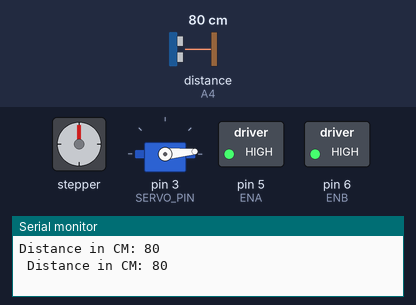
This sketch was run on a simulated Arduino Uno, built with avr-gcc and run on an emulated ATmega328P. On the bench: stepper motor, servo, switched loads named in the sketch (green lamp = pin HIGH), the last lines printed to the serial monitor. Wiring (inferred from the names in the program): ultrasonic range finder: trigger A5; echo A4; stepper motor (2048 steps per turn assumed): coils pin 7, pin 8, pin 9, pin 11. The test bench sets the inputs (shaded band); at power-on: distance to the obstacle (sensor on A4) 80 cm. The echo pulse lasts 58.3 µs per cm; pins used as bus, display or sensor lines are not drawn.

Above: at 0.05 s.
At 0.5 s:
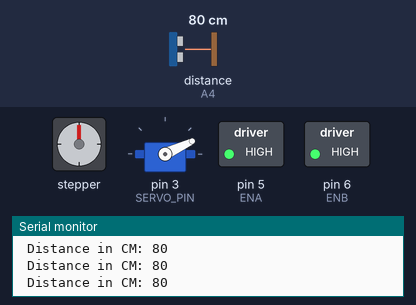
At 0.95 s:
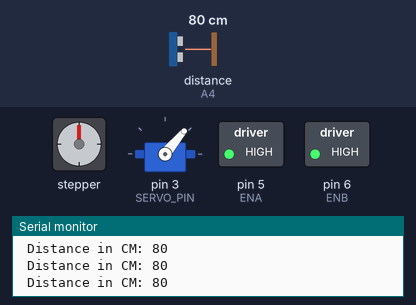
At 1.9 s:
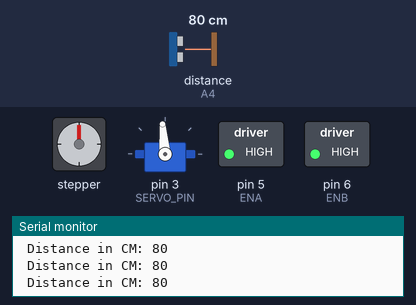
Timing chart, 0 to 4.4 s (numbered marks = the images above):
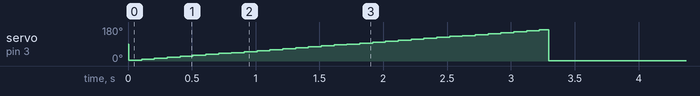

The sketch:

Ultrasonic_Car.ino
```cpp
#include <Servo.h>
#include <Stepper.h>
  //sensor macros
  #define TRIG_PIN (A5)
  #define ECHO_PIN (A4)
  #define SERVO_PIN (3)
  //Wheel macros
  #define ENA (5)
  #define IN1 (7)
  #define IN2 8
  #define IN3 9
  #define IN4 11
  #define ENB 6
  //Stepper macros
  /*
   * Curtis is testing with the stepper motor, the code will go here when he integrates it
  */
  //#define STEPS 256

  //Gyro macros
  /*
   * Curtist is testing with gyro, code will go here when he integrates it.
  */

  int distance; //in cm
  int index = 0; //index for the array
  bool goBack = false;
  int index2 = 0; //index for the servo
  int tooClose = 30; //in cm
  int upTime = 20; //in milliseconds
  int currentMap[32];
  int savedMap[32];
  int tolerance = 10; //in cm
  //Stepper myStepper(STEPS, );
  Servo myServo;

  //graph stuff

void setup() {
  //Sensor setup
  pinMode(ECHO_PIN, INPUT);
  pinMode(TRIG_PIN, OUTPUT);
  Serial.begin(9600);
  //Wheel setup
  pinMode(ENA, OUTPUT);
  pinMode(ENB, OUTPUT);
  pinMode(IN1, OUTPUT);
  pinMode(IN2, OUTPUT);
  pinMode(IN3, OUTPUT);
  pinMode(IN4, OUTPUT);
  digitalWrite(ENA, HIGH);
  digitalWrite(ENB, HIGH);
  //Stepper Setup

  //Servo Setup
  myServo.attach(SERVO_PIN);
  //Gyro Setup

  //Graph Setup

}

void loop() {
  //This is to detect from the sensor
  distance = getDistance();
  if(distance != -1){
    //Make new array if it's full
    if(index >32){
      //move elements back one
      for(index = 0; index < 31; index++){
        currentMap[index] = currentMap[index+1];
      }
      index = 32;
    }
    Serial.print("Distance in CM: ");
    Serial.println(distance);
    Serial.print(" ");
    //Write to Array
    currentMap[index] = distance;
    index++;

    //Turn Servo
    myServo.write((int) index*(180/32));
    delay(75);
    index2++;
    if(index2 > 32){
      index2 =0;
      myServo.write(1);
      delay(1800);
    }
  }

  //delay before doing it again
  delay(upTime);

  //drive the car
  if(distance < tooClose){
      stopCar();
      /*
      Here we will put the code to accept an array of values, then decide which way to turn based on the array.
      As it stands right now, it simply does what the original car does, turns until it will not hit a wall.
      */
      //Planned code: take most recent saved array from ultrasound, find the index of the max, match that to an angle to turn to, then match that angle with the gyroscope
      //Will look like:
      /* angle = getArrayMaxIndex(currentMap);
       *  (code to get the angle from index)
       *  switch to left or right to get to angle
      */
      distance = getDistance();
        while(!withinRange(getArrayMax(currentMap), distance, tolerance)){
        distance = getDistance();
        turnRight(); //This will be replaced
        delayMicroseconds(10);
        stopCar();
      }
    } else{
      moveForward();
    }


  //this moves the servo
  //We're switching to a stepper so that'll be used later
}

int getDistance(){
  int distance;
  //Sets to low
  digitalWrite(TRIG_PIN, LOW);
  delayMicroseconds(2);
  //pulse from senstor
  digitalWrite(TRIG_PIN, HIGH);
  delayMicroseconds(10);
  digitalWrite(TRIG_PIN, LOW);
  //it takes 58 microseconds per cm for the signal to come back
  distance = (int) pulseIn(ECHO_PIN, HIGH)/58;
  if(distance < 0){
      distance = -1;
      Serial.println("Out of range!!");
    }
  return distance; //returns in cm
}

void moveForward(void){
  digitalWrite(ENA, HIGH);
  digitalWrite(ENB, HIGH);
  digitalWrite(IN1, HIGH);
  digitalWrite(IN2, LOW);
  digitalWrite(IN3, LOW);
  digitalWrite(IN4, HIGH);
}

void stopCar(void){
  digitalWrite(ENA, HIGH);
  digitalWrite(ENB, HIGH);
  digitalWrite(IN1, LOW);
  digitalWrite(IN2, LOW);
  digitalWrite(IN3, LOW);
  digitalWrite(IN4, LOW);
}

void moveBackward(void){
  digitalWrite(ENA, HIGH);
  digitalWrite(ENB, HIGH);
  digitalWrite(IN1, LOW);
  digitalWrite(IN2, HIGH);
  digitalWrite(IN3, HIGH);
  digitalWrite(IN4, LOW);
}

void turnLeft(void){
  digitalWrite(ENA, HIGH);
  digitalWrite(ENB, HIGH);
  digitalWrite(IN1, LOW);
  digitalWrite(IN2, HIGH);
  digitalWrite(IN3, LOW);
  digitalWrite(IN4, HIGH);
}

void turnRight(void){
  digitalWrite(ENA, HIGH);
  digitalWrite(ENB, HIGH);
  digitalWrite(IN1, HIGH);
  digitalWrite(IN2, LOW);
  digitalWrite(IN3, HIGH);
  digitalWrite(IN4, LOW);
}

int getArrayMax(int myArray[]){
  //returns index of maximum of an array
  int index = 0;
  int current;
  int high = myArray[0];
  int result = 0;
  while(myArray[index] != NULL){
    current = myArray[index];
    if(current > high){
      high = current;
      result = index;
    }
  }
  return high;
}

int getArrayMaxIndex(int myArray[]){
  //returns index of maximum of an array
  int index = 0;
  int current;
  int high = myArray[0];
  int result = 0;
  while(myArray[index] != NULL){
    current = myArray[index];
    if(current > high){
      high = current;
      result = index;
    }
  }
  return result;
}

bool withinRange(int firstVal, int secondVal, int precision){
  bool ans;
  if(abs(firstVal-secondVal) < precision){
    ans = true;
  } else{
    ans = false;
  }
  return ans;
}
```
